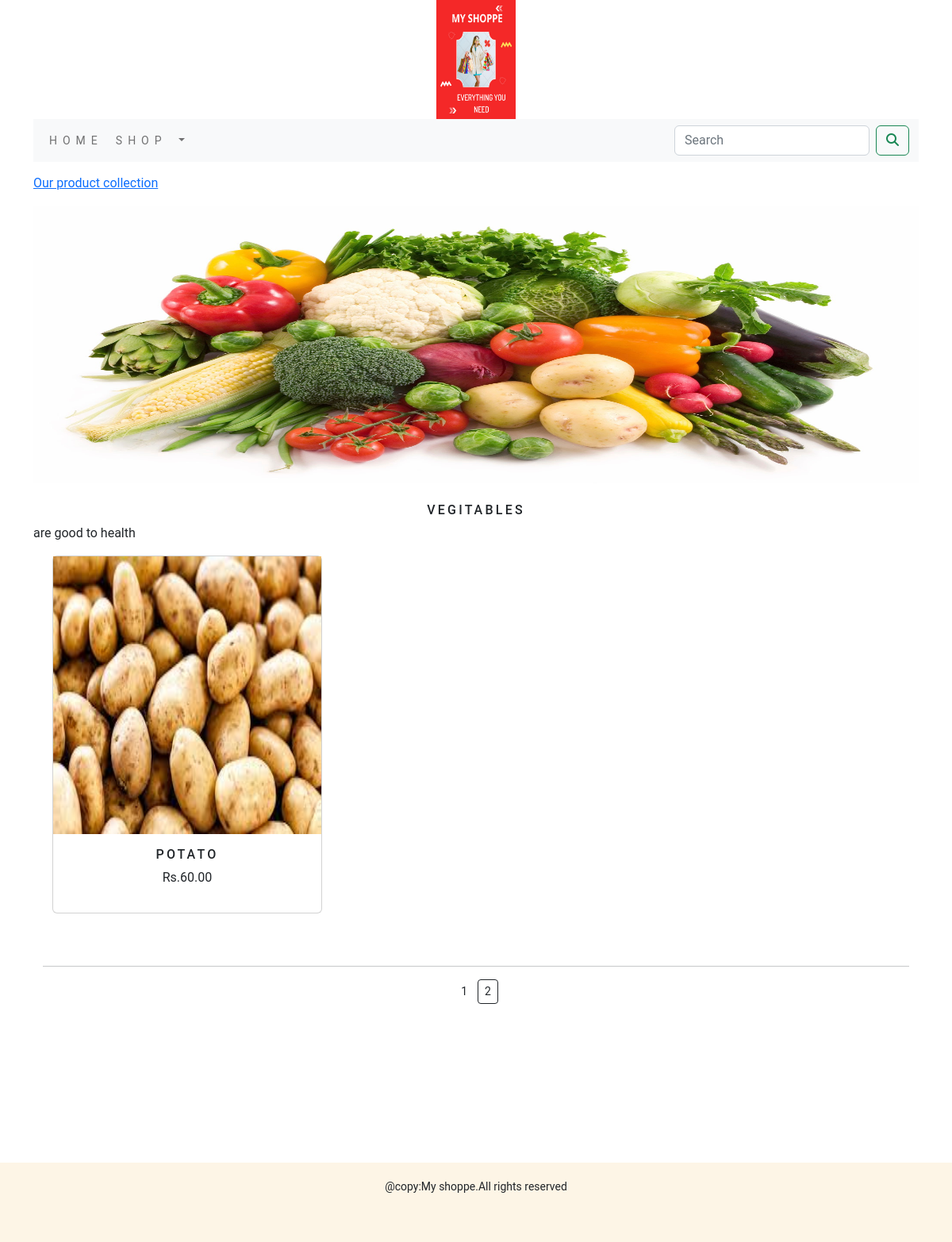
The app's page /shop/vegitables/?page=2 with its own data.
### shopapp/models.py (models this page shows, shortened)
class Category(models.Model):
    name=models.CharField(max_length=250,unique=True)
    slug=models.SlugField(max_length=250,unique=True)
    description=models.TextField(blank=True)
    image=models.ImageField(upload_to='category',blank=True)
    class Meta:
        ordering=('name',)
        verbose_name='category'
        verbose_name_plural='categories'
    def get_urls(self):
        return reverse('shopapp:products_by_category',args=[self.slug])

class Product(models.Model):
    name=models.CharField(max_length=250,unique=True)
    slug=models.SlugField(max_length=250,unique=True)
    description=models.TextField(blank=True)
    price=models.DecimalField(max_digits=10,decimal_places=2)
    category=models.ForeignKey(Category,on_delete=models.CASCADE)
    image=models.ImageField(upload_to='product',blank=True)
    stock=models.IntegerField()
    available=models.BooleanField(default=True)
    created=models.DateTimeField(auto_now_add=True)
    updated=models.DateTimeField(auto_now=True)
    class Meta:
        ordering=('name',)
        verbose_name='product'
        verbose_name_plural='products'
    def get_url(self):
        return reverse('shopapp:proCatDetails',args=[self.category.slug,self.slug])

### shopapp/views.py (the view)
# urls.py: path('', views.allProdCat, name='allProdCat'),
def allProdCat(request,c_slug=None):
    c_page=None
    products_list=None
    if c_slug !=None:
         c_page=get_object_or_404(Category,slug=c_slug)
         products_list=Product.objects.all().filter(category=c_page,available=True)
    else:
         products_list=Product.objects.all().filter(available=True)
    paginator=Paginator(products_list,6)
    try:
        page=int(request.GET.get('page','1'))
    except:
        page= 1
    try:
        products=paginator.page(page)
    except(EmptyPage,InvalidPage):
        products=paginator.page(paginator.num_pages)
    return render(request,"category.html",{'category':c_page,'products':products})

### cart/context_processors.py (called while the page is built)
def counter(request):
    item_count=0
    if 'admin' in request.path:
        return {}
    else:
        try:
            cart=Cart.objects.filter(cart_id=cart_id(request))
            cart_items=CartITem.objects.all().filter(cart=cart[:1])
            for cart_item in cart_items:
                item_count += cart_item.quantity
        except Cart.DoesNotExist:
            item_count=0
    return dict(item_count=item_count)

### cart/views.py (called while the page is built)
def cart_id(request):
    cart=request.session.session_key
    if not cart:
        cart=request.session.create()
    return cart

### shopapp/context_processors.py (called while the page is built)
def menu_links(request):
    links=Category.objects.all()
    return dict(links=links)

### templates/category.html (shortened to what this page needs)
{% extends 'base.html' %}
{% load static %}
{% block content %}
{% if category %}
  <div>
     <div class="row my-row-class">
        <div class="mx-auto">
            <p><a href="{% url 'shopapp:allProdCat' %}">Our product collection</a></p>
        </div>
     </div>
  </div>
{% endif %}
<div class="mx-auto">
   {% if category %}
     <img class="my-image" src="{{category.image.url}}" alt="{{category.name}}" height="150px" width="180px">
</div>
<br>
<div>
   <h1 class="text-center my-title">{{category.name}}</h1>
   <p class="text-justify">{{category.description}}</p>
</div>
{% endif %}
<div class="container">
   <div class="row mx-auto">
      {% for product in products.object_list %}
      <div class="my-bottom-margin col-9 col-sm-12 col-md-4 xol-lg-4" >
         <div class="card text-center" style="min-width:18rem;">
            <a href="{{product.get_url}}"><img src="{{product.image.url}}" class="card-ing-top my-image" alt="{{product.name}}" height="150px" width="150px"></a>
            <div class="card-body">
               <h4>{{product.name}}</h4>
               <p>Rs.{{product.price}}</p>
            </div>
         </div>
      </div>
      {% endfor %}
   </div>
   <div class="mx-auto">
      {% if products.paginator.num_pages > 1 %}
      <hr>
      <div class="text-center">
         {% for pg in products.paginator.page_range %}
            <a href="?page={{pg}}" class="btn dtn-light btn-sm {% if products.number == pg %} active {% endif %}">{{pg}}</a>
         {% endfor %}
      </div>
      {% endif %}
   </div>
</div>
{% endblock %}

### static/css/custom.css (style rules this page uses)
body { font-family: 'Roboto', sans-serif; }
.my-row-class { padding-top:15px; }
.my-row-class .mx-auto { color: #000; height:auto; }
.my-image { width:100%; height:350px; }
.my-title { font-size:16px; text-transform:uppercase; letter-spacing:.2em; }
.my-bottom-margin { margin-bottom:50px; }
.card-body h4 { font-size:16px; text-transform:uppercase; letter-spacing:.2em; }

### records on screen
Category: image (picture), name "VEGITABLES", description "are good to health"
Product: image (picture), name "POTATO", price "60.00"

### other values on screen
{{ pg }} "1" "2"
